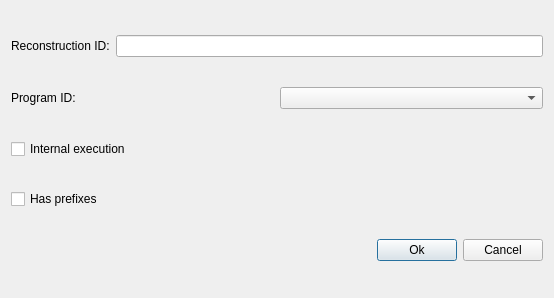
<?xml version="1.0" encoding="UTF-8"?>
<ui version="4.0">
 <class>NewReconstructionDialog</class>
 <widget class="QDialog" name="NewReconstructionDialog">
  <property name="geometry">
   <rect>
    <x>0</x>
    <y>0</y>
    <width>554</width>
    <height>298</height>
   </rect>
  </property>
  <layout class="QVBoxLayout" name="verticalLayout">
   <item>
    <layout class="QHBoxLayout" name="horizontalLayout">
     <item>
      <widget class="QLabel" name="idLabel">
       <property name="text">
        <string>Reconstruction ID:</string>
       </property>
      </widget>
     </item>
     <item>
      <widget class="QLineEdit" name="idLineEdit"/>
     </item>
    </layout>
   </item>
   <item>
    <layout class="QHBoxLayout" name="horizontalLayout_2">
     <item>
      <widget class="QLabel" name="programIDLabel">
       <property name="text">
        <string>Program ID:</string>
       </property>
      </widget>
     </item>
     <item>
      <widget class="QComboBox" name="programIDComboBox"/>
     </item>
    </layout>
   </item>
   <item>
    <widget class="QCheckBox" name="internalExecutionCheckBox">
     <property name="text">
      <string>Internal execution</string>
     </property>
    </widget>
   </item>
   <item>
    <widget class="QCheckBox" name="hasPrefixesCheckBox">
     <property name="text">
      <string>Has prefixes</string>
     </property>
    </widget>
   </item>
   <item>
    <layout class="QHBoxLayout" name="horizontalLayout_3">
     <item>
      <spacer name="horizontalSpacer">
       <property name="orientation">
        <enum>Qt::Horizontal</enum>
       </property>
       <property name="sizeHint" stdset="0">
        <size>
         <width>40</width>
         <height>20</height>
        </size>
       </property>
      </spacer>
     </item>
     <item>
      <widget class="QPushButton" name="okPushButton">
       <property name="text">
        <string>Ok</string>
       </property>
      </widget>
     </item>
     <item>
      <widget class="QPushButton" name="cancelPushButton">
       <property name="text">
        <string>Cancel</string>
       </property>
      </widget>
     </item>
    </layout>
   </item>
  </layout>
 </widget>
 <resources/>
 <connections>
  <connection>
   <sender>okPushButton</sender>
   <signal>clicked()</signal>
   <receiver>NewReconstructionDialog</receiver>
   <slot>accept()</slot>
   <hints>
    <hint type="sourcelabel">
     <x>389</x>
     <y>195</y>
    </hint>
    <hint type="destinationlabel">
     <x>78</x>
     <y>185</y>
    </hint>
   </hints>
  </connection>
  <connection>
   <sender>cancelPushButton</sender>
   <signal>clicked()</signal>
   <receiver>NewReconstructionDialog</receiver>
   <slot>reject()</slot>
   <hints>
    <hint type="sourcelabel">
     <x>488</x>
     <y>200</y>
    </hint>
    <hint type="destinationlabel">
     <x>223</x>
     <y>192</y>
    </hint>
   </hints>
  </connection>
 </connections>
</ui>
